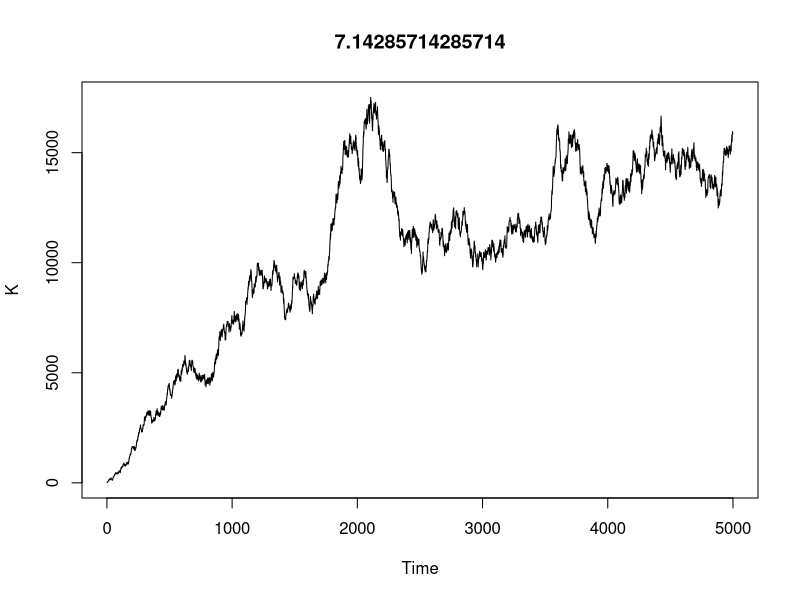
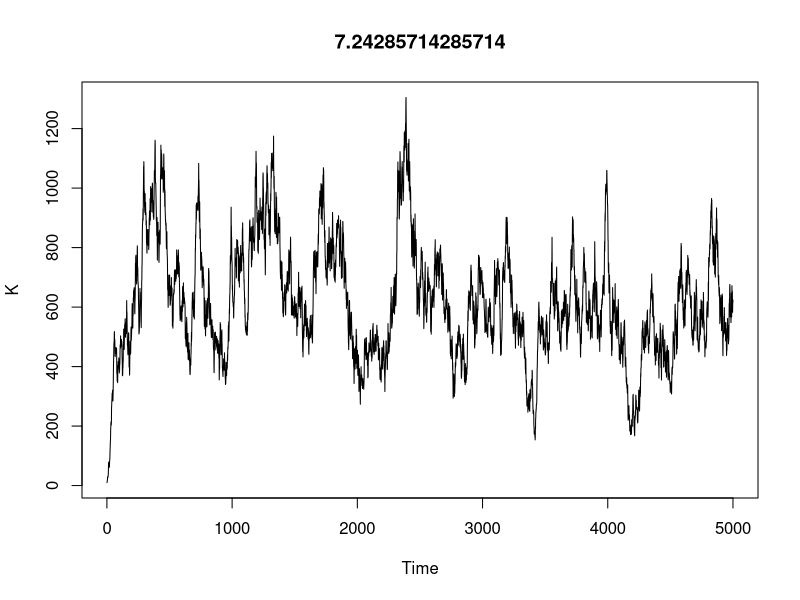
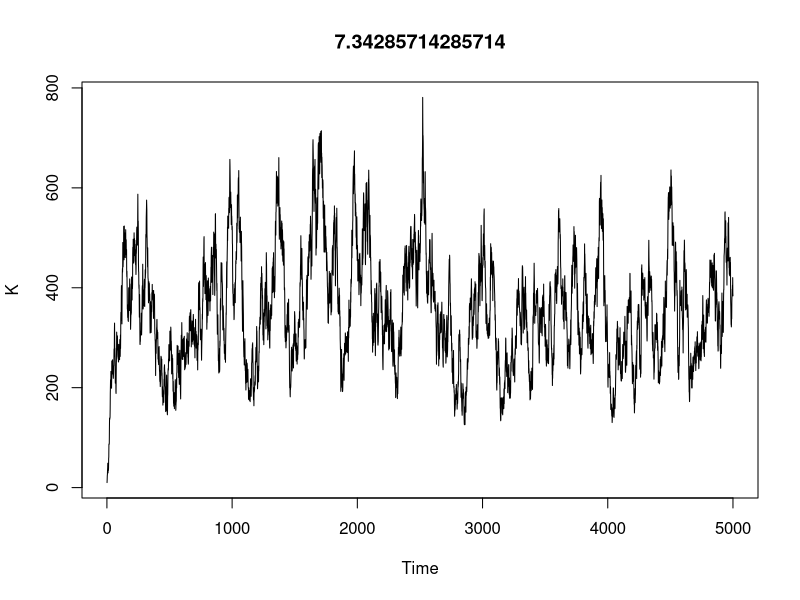
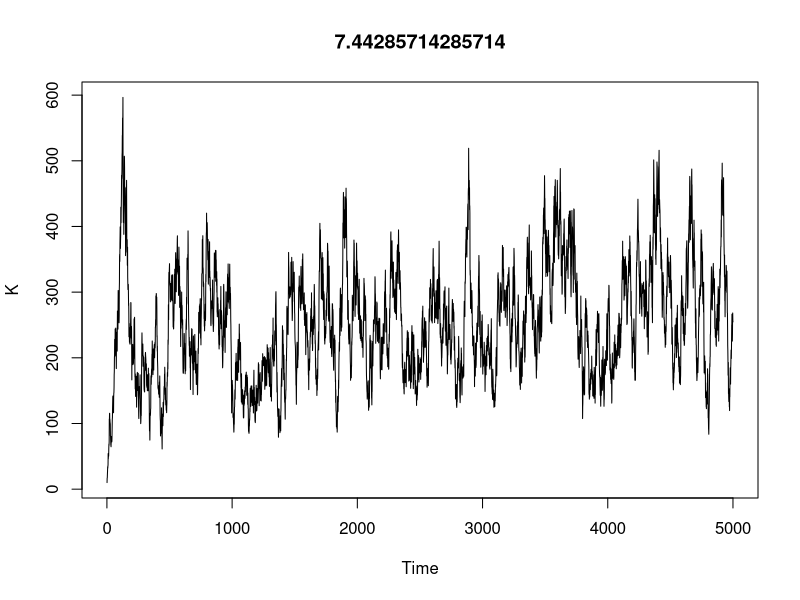
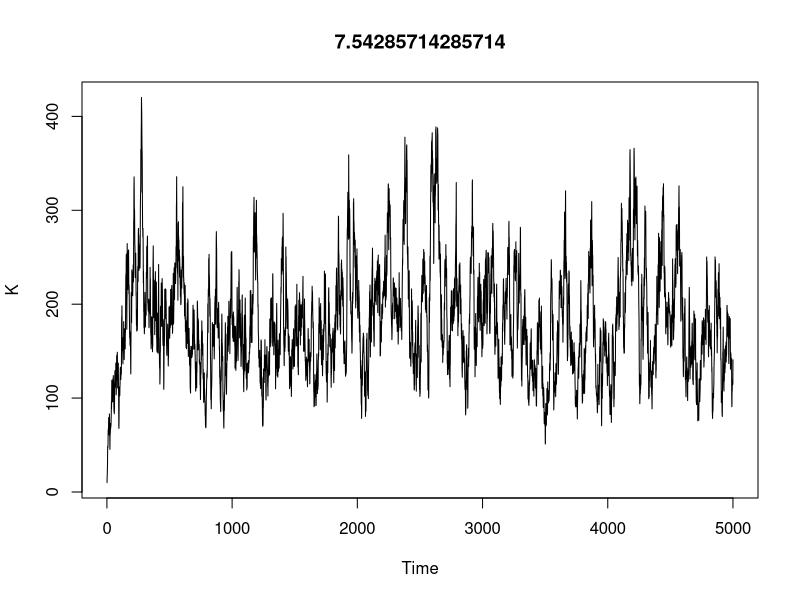
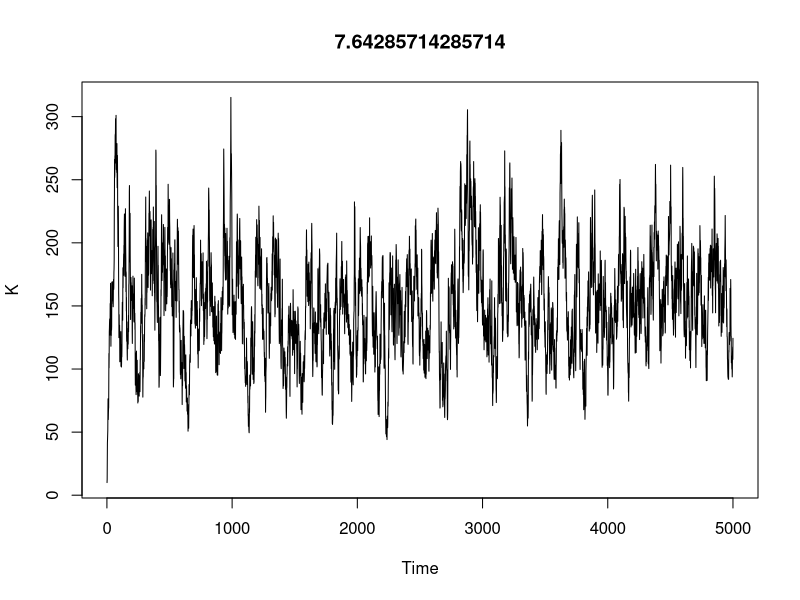
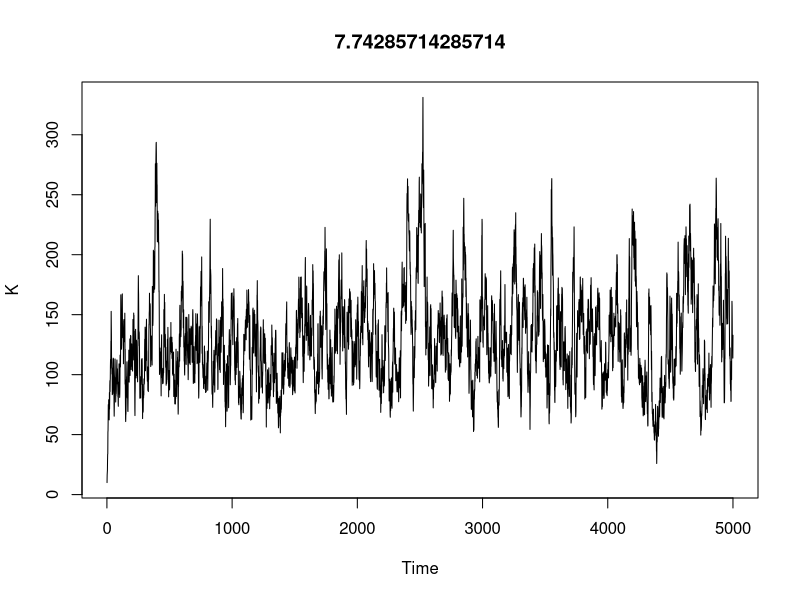
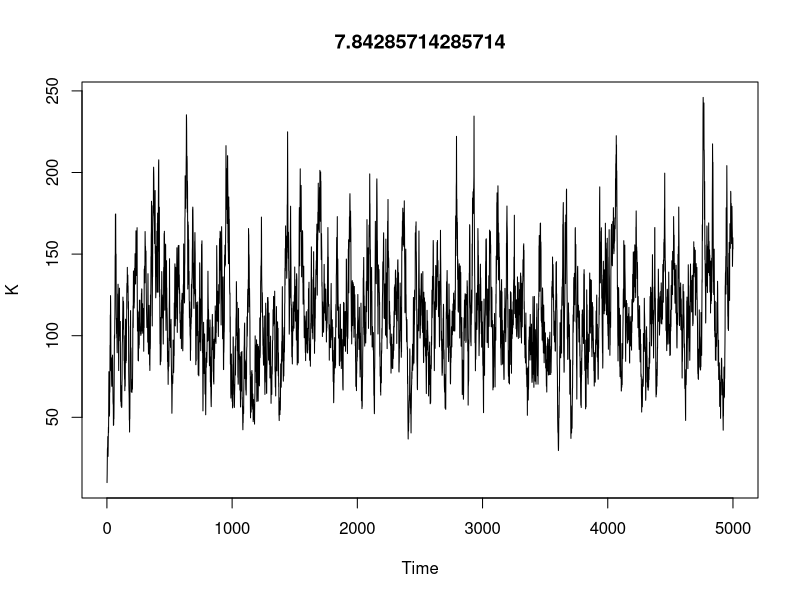

Reproduce these figures in R, in order. (Note: a time limit stopped this script after it produced the figures.)
## ---- chunk 1
knitr::opts_chunk$set(echo = TRUE)
## ---- chunk 2
K0<-10;M0<-5;K<-c();x<-c();r<-0.3;L0<-5/0.7
for (i in 1:10){

t<-1
K[t]<-K0             
x[t]<-rnbinom(1,size=K[t],p=K0/(M0+K0))

for(t in 2:5000) {
K[t]<-(K[t-1]-K0)*r+K0/L0*x[t-1]+K0
x[t]<-rnbinom(1,size=K[t],p=K0/(M0+K0))

}

ts.plot(K,main=L0)
L0<-L0+0.1

}
ts.plot(x)
## ---- chunk 3
    K0<-runif(1,1,5)
    M0<-runif(1,1,5)
    r <-runif(1,0.1,0.9)
    L0<-runif(1,M0,M0/(1-r)/0.9)

    K0;M0;r;L0;M0/(1-r)/L0
## ---- chunk 4
K<-K0
M<-M0
x<-c()

t<-1
x[t]<-rnbinom(1,size=K,p=K0/(M0+K0))
              
for(t in 2:1000) {
K<-(K-K0)*r+K0/L0*x[t-1]+K0
M<-(M-M0)*r+M0/L0*x[t-1]+M0
x[t]<-rnbinom(1,size=K,p=K0/(M0+K0))
}

ts.plot(x)
## ---- chunk 5
#-------------------NBD-------------------
seAIC_1<-function(x){
  
I<-length(x)

seNBD<- function(x){
  return(function(ps){
    
    N<-length(x)
    ll<-0.0
    K0<-exp(ps[1])
    M0<-exp(ps[2])
    L0<-exp(ps[3])
    r<-1/(1+exp(-ps[4]))
    
    t<-1
    K<-K0
    ll<-ll+dnbinom(x[t],size=K,p=K0/(M0+K0),log=TRUE)
    for(t in 2:N){
    K<-(K-K0)*r+K0/L0*x[t-1]+K0
    ll<-ll+dnbinom(x[t],size=K,p=K0/(M0+K0),log=TRUE)
    }
    return(ll)
  }
  )
}

seNBD_exp<-optim(c(0.00001,0.00001,0.000001,0.1),seNBD(x),method="L-BFGS-B",hessian=TRUE,control=list(fnscale=-1))
K0<-exp(seNBD_exp$par[1])
M0<-exp(seNBD_exp$par[2])
L0<-exp(seNBD_exp$par[3])
r<-1/(1+exp(-seNBD_exp$par[4]))
n<-M0/(L0*(1-r))
mu<-M0/(1-n)
p=K0/(M0+K0)

AIC<-(-seNBD_exp$value+4)*2
BIC<--2*seNBD_exp$value+4*log(I)

df<-data.frame(AIC=AIC,K0=K0,M0=M0,"M0/K0"=M0/K0,L0,r=r,mu,n=n)
return(df)
}
## ---- chunk 6
AIC_fun<-function(x){
  
I<-length(x)

#-------------------NBD-------------------

ll_NBD_d0_r<- function(x){
  return(function(ps){
    N<-length(x)
    ll<-0.0
    lam<-exp(ps[1])
    p<-1/(1+exp(-ps[2]))
    n<-1/(1+exp(-ps[3]))
    r<-1/(1+exp(-ps[4]))
    d0<-n*(1-r)/(1/p-1)
    
    t<-1
    alpha_t<-lam
    ll<-ll+dnbinom(x[t],size=alpha_t,p=p,log=TRUE)
    for(t in 2:(N)){
    alpha_t<-(alpha_t-lam)*r+d0*x[t-1]+lam
    ll<-ll+dnbinom(x[t],size=alpha_t,p=p,log=TRUE)
    }
    return(ll)
  }
  )
}

NBD_exp<-optim(c(0.0,0.0,0.0,0.0),ll_NBD_d0_r(x),method="L-BFGS-B",hessian=TRUE,control=list(fnscale=-1))
  lam<-exp(NBD_exp$par[1])
  p<-1/(1+exp(-NBD_exp$par[2]))
  n<-1/(1+exp(-NBD_exp$par[3]))
  r<-1/(1+exp(-NBD_exp$par[4]))
  d0<-n*(1-r)/(1/p-1)
  mu<-lam*(1/p-1)/(1-n)
AIC<-(-NBD_exp$value+4)*2
BIC<--2*NBD_exp$value+4*log(I)

df<-data.frame(AIC=AIC,K0=lam,M0=lam*(1/p-1),"M0/K0"=(1/p-1),L0=lam*(1/p-1)/(n*(1-r)),beta=r,mu,p,n)

#---------------------------------------

return( list(df) )
}
## ---- chunk 7
    K0;M0;r;L0;M0/L0/(1-r)
AIC_fun(x)
seAIC_1(x)
## ---- chunk 8

L0<-matrix(nrow=2, ncol=2);M0<-c();r<-c()

    K0[1:2]  <-c(8,5)
    M0[1:2]  <-c(5,4)
    r [1:2]  <-c(0.3,0.6)
    L0[1,1:2]<-c(30,15)
    L0[2,1:2]<-c(27,20)


#for (j in 1:5) {

x<-matrix(nrow = 1000,ncol = 2)
K<-matrix(nrow = 1000,ncol = 2)
M<-matrix(nrow = 1000,ncol = 2)
#  S<-/(1-r)
  
for (i in 1:2){
t<-1
K[t,i]<-K0[i]   
M[t,i]<-M0[i]     
x[t,i]<-rnbinom(1,size=K[t,i],p=K0[i]/(M0[i]+K0[i]))
}


for(t in 2:dim(x)[1]) {
  for (i in 1:2){
K[t,i]<-(K[t-1,i]-K0[i])*r[i]+(K0[i]/L0[i,])%*%x[t-1,]+K0[i]
M[t,i]<-(M[t-1,i]-M0[i])*r[i]+(M0[i]/L0[i,])%*%x[t-1,]+M0[i]
x[t,i]<-rnbinom(1,size=K[t,i],p=K0[i]/(M0[i]+K0[i]))
  }
}

for (i in 1:2) {

#ts.plot(x[,i],main=L0[1,1])
  ts.plot(K[,i],main=sum(M0/(1-r)/L0))
#  ts.plot(M[,i])
}
L0[1,1]<-L0[1,1]-1
#}
    
## ---- chunk 9
#-------------------seNBD-------------------
seAIC_n<-function(x){

  I<-dim(x)[1]
  dim<-dim(x)[2]

    seNBD<- function(x,i){
      return(function(ps){
    
      N<-dim(x)[1]
      dim<-dim(x)[2]
      ll<-0.0
      L<-c()
      r<-1/(1+exp(-ps[1]))
      K0<-exp(ps[2])
      M0<-exp(ps[3])
      L[1:dim]<-exp(ps[4:(4+dim-1)])
#      for (j in 1:dim) {
#      L[j]<-exp(ps[(3+j)])
#      if(j!=i) { L[j]<-exp(ps[(3+j)]+ps[(3+i)]) }
#      }
      
      t<-1
      K<-K0
      ll<-ll+dnbinom(x[t,i],size=K,p=K0/(M0+K0),log=TRUE)
      for(t in 2:N){
      K<-K0+(K-K0)*r+(K0/L)%*%x[(t-1),]
      ll<-ll+dnbinom(x[t,i],size=K,p=K0/(M0+K0),log=TRUE)
      }
      return(ll)
    }
    )
    }
    ini<-c(seq(0.1,0.1,length=dim+3))
    df<-data.frame()
    x<-matrix(as.matrix(x),nrow(x),ncol(x))

for (i in 1:dim) {
seNBD_exp<-optim(ini,seNBD(x,i),method="L-BFGS-B",hessian=TRUE,control=list(fnscale=-1))
r<-1/(1+exp(-seNBD_exp$par[1]))
K0<-exp(seNBD_exp$par[2])
M0<-exp(seNBD_exp$par[3])
    L<-c()
L[1:dim]<-exp(seNBD_exp$par[4:(4+dim-1)])
#for (j in 1:dim) {
#  L[j]<-exp(seNBD_exp$par[3+j])
#  if(j!=i) { L[j]<-exp(seNBD_exp$par[3+j]+seNBD_exp$par[3+i]) }
#}
AIC<-(-seNBD_exp$value+length(ini))*2
BIC<--2*seNBD_exp$value+length(ini)*log(I*dim)

df1<-data.frame(dim,AIC=AIC,K0=K0,M0=M0,"M0/K0"=M0/K0,L[1],L[2],L[3],L[4],L[5],L[6],L[7],L[8],L[9],L[10],L[11],L[12],L[13],r)
df<-rbind(df,df1)
}
    
return(df)
}
## ---- chunk 10
K0;M0;r;L0

a<-seAIC_n(x)
a
## ---- chunk 11
L0<-matrix(nrow=2, ncol=2);K0<-c();M0<-c();r<-c()
    K0[1:2]<-c(10,5)#runif(2,0.1,1)
    M0[1:2]<-c(3,1)#runif(2,0.1,1)
    r[1:2] <-c(0.1,0.2)#runif(2,0.1,0.9)
    L0[1,1:2]<-c(3.5,15)#runif(2,M0[1]/(1-r),M0[1]/(1-r[1])*10)
    L0[2,1:2]<-c(8,5)#runif(2,M0[2]/(1-r),M0[2]/(1-r[2])*10)
#    L0[3,1:3]<-runif(3,0,30)



    K0;M0;r;L0;1/(1-r)/L0;M0/(1-r)/L0

## ---- chunk 12


x<-matrix(nrow = 10000,ncol = 2)
for (i in 1:2) {
t<-1
  K<-K0[i]
x[t,i]<-rnbinom(1,size=K,p=K0[i]/(M0[i]+K0[i]))
    y<-c(x[t,])
}

  for(t in 2:dim(x)[1]){
        for (i in 1:2) {

  K<-K0[i]+(K-K0[i])*r[i]+(K0[i]/L0[i,])%*%y
  x[t,i]<-rnbinom(1,size=K,p=K0[i]/(M0[i]+K0[i]))
    }
      y<-c(x[t,])

  }
ts.plot(x[,1]);ts.plot(x[,2])
## ---- chunk 13
K0;M0;r;L0;sum(M0/(1-r)/L0)

a<-seAIC_n(x)
a;seAIC_1(x[,1]);seAIC_1(x[,2])
